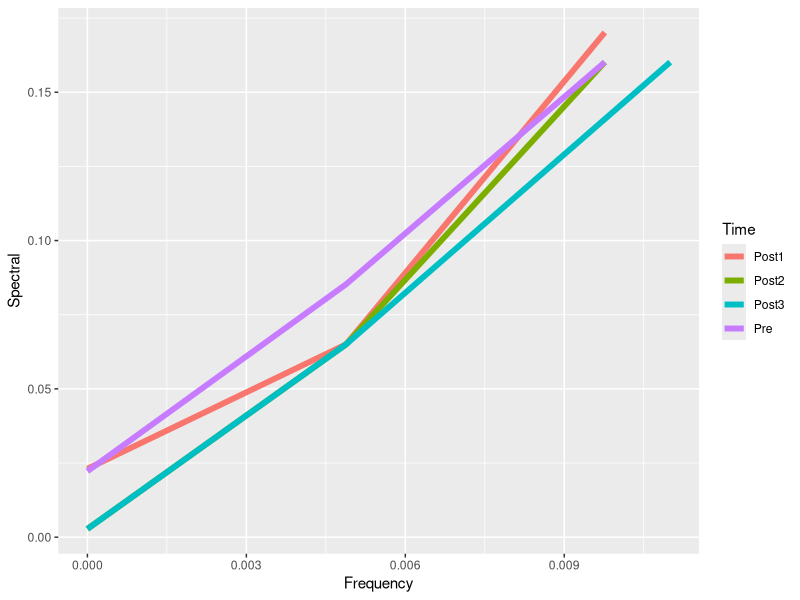

Recreate this plot in R.
## from stackoverflow 
## https://stackoverflow.com/questions/73056972/issue-with-ggplot2-geom-line-not-plotting-all-levels

# Frequency    Spectral     Time
# 0.000000000  0.0222398397 Pre
# 0.004882812  0.0852786647 Pre
# 0.009765625  0.1601532116 Pre
# 0.000000000  0.023070938  Post1
# 0.004882812  0.065029561  Post1
# 0.009765625  0.170168218  Post1
# 0.000000000  0.002796956  Post2
# 0.004882812  0.0650295614 Post2
# 0.009765625  0.1601532116 Post2
# 0.000000000  0.002796956  Post3
# 0.004882812  0.0650295614 Post3
# 0.009765625  0.1601532116 Post3

## loading library
library(dplyr)
library(ggplot2)

## create data frame
Frequency <- c(0.000000000,0.004882812,0.009765625,0.000000000,0.004882812,0.009765625,0.000000000,0.004882812,0.009765625,0.000000000,0.004882812,0.011)
Spectral <- c(0.0222398397,0.0852786647,0.1601532116,0.023070938,0.065029561,0.170168218,0.002796956,0.0650295614,0.1601532116,0.002796956,0.0650295614,0.1601532116)
Time <- c("Pre","Pre","Pre","Post1","Post1","Post1","Post2","Post2","Post2","Post3","Post3","Post3")

fullpsd <- data.frame(Frequency,Spectral,Time)
# print(df)

fullpsd %>% ggplot(aes(x = Frequency, y = Spectral)) + 
            geom_line(size = 2, aes(color = Time))

